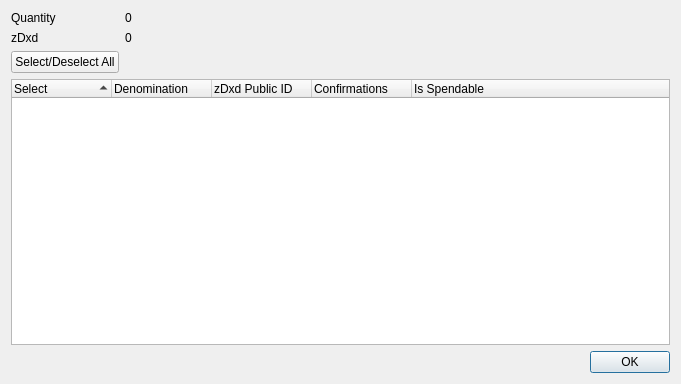
<?xml version="1.0" encoding="UTF-8"?>
<ui version="4.0">
 <class>ZDxdControlDialog</class>
 <widget class="QDialog" name="ZDxdControlDialog">
  <property name="geometry">
   <rect>
    <x>0</x>
    <y>0</y>
    <width>681</width>
    <height>384</height>
   </rect>
  </property>
  <property name="minimumSize">
   <size>
    <width>681</width>
    <height>384</height>
   </size>
  </property>
  <property name="windowTitle">
   <string>Select zDxd to Spend</string>
  </property>
  <layout class="QGridLayout" name="gridLayout">
   <item row="0" column="0">
    <layout class="QFormLayout" name="formLayout">
     <property name="sizeConstraint">
      <enum>QLayout::SetDefaultConstraint</enum>
     </property>
     <item row="0" column="0">
      <widget class="QLabel" name="labelQuantity">
       <property name="text">
        <string>Quantity</string>
       </property>
      </widget>
     </item>
     <item row="0" column="1">
      <widget class="QLabel" name="labelQuantity_int">
       <property name="text">
        <string>0</string>
       </property>
      </widget>
     </item>
     <item row="1" column="0">
      <widget class="QLabel" name="labelZDxd">
       <property name="text">
        <string>zDxd</string>
       </property>
      </widget>
     </item>
     <item row="1" column="1">
      <widget class="QLabel" name="labelZDxd_int">
       <property name="text">
        <string>0</string>
       </property>
      </widget>
     </item>
     <item row="2" column="0">
      <widget class="QPushButton" name="pushButtonAll">
       <property name="text">
        <string>Select/Deselect All</string>
       </property>
      </widget>
     </item>
    </layout>
   </item>
   <item row="1" column="0">
    <layout class="QVBoxLayout" name="verticalLayout">
     <item>
      <widget class="QTreeWidget" name="treeWidget">
       <property name="minimumSize">
        <size>
         <width>0</width>
         <height>250</height>
        </size>
       </property>
       <property name="alternatingRowColors">
        <bool>true</bool>
       </property>
       <property name="sortingEnabled">
        <bool>true</bool>
       </property>
       <property name="columnCount">
        <number>5</number>
       </property>
       <attribute name="headerDefaultSectionSize">
        <number>100</number>
       </attribute>
       <column>
        <property name="text">
         <string notr="true">Select</string>
        </property>
       </column>
       <column>
        <property name="text">
         <string notr="true">Denomination</string>
        </property>
       </column>
       <column>
        <property name="text">
         <string notr="true">zDxd Public ID</string>
        </property>
       </column>
       <column>
        <property name="text">
         <string notr="true">Confirmations</string>
        </property>
       </column>
       <column>
        <property name="text">
         <string>Is Spendable</string>
        </property>
       </column>
      </widget>
     </item>
     <item>
      <widget class="QDialogButtonBox" name="buttonBox">
       <property name="orientation">
        <enum>Qt::Horizontal</enum>
       </property>
       <property name="standardButtons">
        <set>QDialogButtonBox::Ok</set>
       </property>
      </widget>
     </item>
    </layout>
   </item>
  </layout>
 </widget>
 <resources/>
 <connections>
  <connection>
   <sender>buttonBox</sender>
   <signal>accepted()</signal>
   <receiver>ZDxdControlDialog</receiver>
   <slot>accept()</slot>
   <hints>
    <hint type="sourcelabel">
     <x>248</x>
     <y>254</y>
    </hint>
    <hint type="destinationlabel">
     <x>157</x>
     <y>274</y>
    </hint>
   </hints>
  </connection>
  <connection>
   <sender>buttonBox</sender>
   <signal>rejected()</signal>
   <receiver>ZDxdControlDialog</receiver>
   <slot>reject()</slot>
   <hints>
    <hint type="sourcelabel">
     <x>316</x>
     <y>260</y>
    </hint>
    <hint type="destinationlabel">
     <x>286</x>
     <y>274</y>
    </hint>
   </hints>
  </connection>
 </connections>
</ui>
